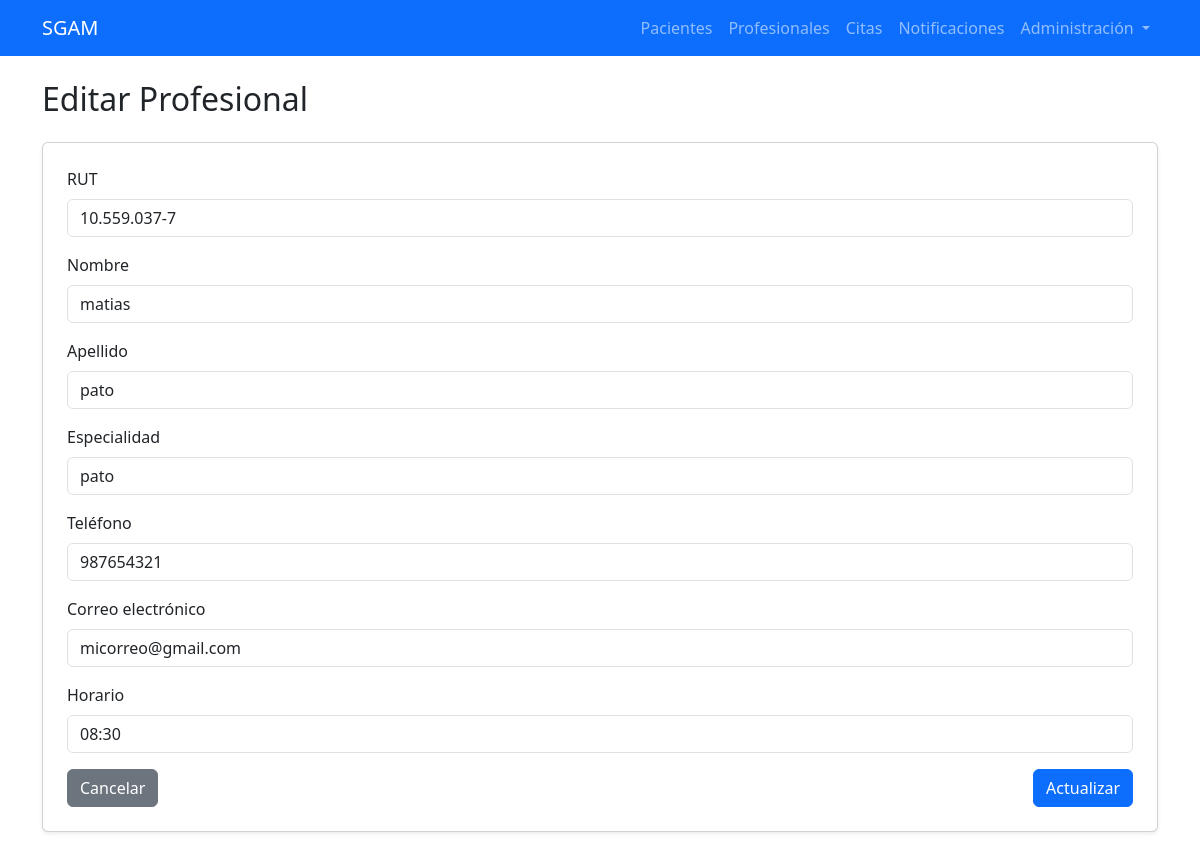
Page /profesionales/editar/1/ on the committed database.
### profesionales/models.py (models this page shows, shortened)
class Profesional(models.Model):
    rut = models.CharField(max_length=12, unique=True, verbose_name="RUT")
    nombre = models.CharField(max_length=100, verbose_name="Nombre")
    apellido = models.CharField(max_length=100, verbose_name="Apellido")
    especialidad = models.CharField(max_length=100, verbose_name="Especialidad")
    telefono = models.CharField(max_length=20, verbose_name="Teléfono Contacto")
    correo = models.EmailField(verbose_name="Correo Electrónico")
    horario = models.TextField(verbose_name="Horario de Atención", help_text="Ej: Lunes a Viernes de 9:00 a 18:00")
    class Meta:
        verbose_name = "Profesional"
        verbose_name_plural = "Profesionales"

### profesionales/views.py (the view, shortened to what this page needs)
# urls.py: path('editar/<int:id>/', views.editar_profesional, name='editar_profesional'),
def editar_profesional(request, id):
    profesional = get_object_or_404(Profesional, id=id)
    return render(request, 'profesionales/editar_profesionales.html', {
        'profesional': profesional
    })

### templates/profesionales/editar_profesionales.html (shortened to what this page needs)
{% extends 'base.html' %}
{% block content %}
<h2 class="mb-4">Editar Profesional</h2>
<form method="post" class="card p-4 shadow-sm">
    <div class="mb-3">
        <label class="form-label">RUT</label>
        <input type="text" name="rut" value="{{ profesional.rut }}" class="form-control" required>
    </div>
    <div class="mb-3">
        <label class="form-label">Nombre</label>
        <input type="text" name="nombre" value="{{ profesional.nombre }}" class="form-control" required>
    </div>
    <div class="mb-3">
        <label class="form-label">Apellido</label>
        <input type="text" name="apellido" value="{{ profesional.apellido }}" class="form-control" required>
    </div>
    <div class="mb-3">
        <label class="form-label">Especialidad</label>
        <input type="text" name="especialidad" value="{{ profesional.especialidad }}" class="form-control" required>
    </div>
    <div class="mb-3">
        <label class="form-label">Teléfono</label>
        <input type="text" name="telefono" value="{{ profesional.telefono }}" class="form-control" required>
    </div>
    <div class="mb-3">
        <label class="form-label">Correo electrónico</label>
        <input type="email" name="correo" value="{{ profesional.correo }}" class="form-control" required>
    </div>
    <div class="mb-3">
        <label class="form-label">Horario</label>
        <input type="text" name="horario" value="{{ profesional.horario }}" class="form-control">
    </div>
    <div class="d-flex justify-content-between">
        <a href="{% url 'listar_profesionales' %}" class="btn btn-secondary">Cancelar</a>
        <button class="btn btn-primary">Actualizar</button>
    </div>
</form>
{% endblock %}

### rows in the picture
Profesional: rut "10.559.037-7", nombre "matias", apellido "pato", especialidad "pato", telefono "987654321", correo "micorreo@gmail.com", horario "08:30"
